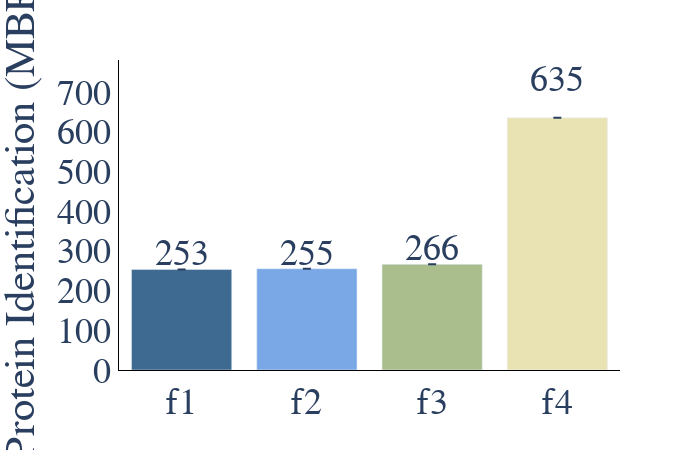

Notebook source saved alongside this figure:
### Code cell
#ID plot(protein and peptides)
plot_options={
            "mean label": "True",
            "error bar": "ci95", #None, stdev, or ci95
            "X Title": "Conditions",
            "Y Title": "Protein Identification (MBR)",
            "color": ["#3E6990", "#7aa8e6","#AABD8C", "#E9E3B4", "#C6878F", "#fac8d3","#F39B6D",  "pink",
                  "orange", "brown", "pink", "gray", "olive", "cyan", "black","red",
                  "yellow","green","blue","indigo","violet"],
            "width": 700,
            "height": 450,
            "font": dict(size=36, family="Arial black"),
            "ID mode": "total",#grouped, total, MS2, grouped_stacked, stacked
            "Group By X": "Conditions", #ID_Mode does MS2 vs MBR
            "Group By Color": "Analysis Program",#ID_Mode does MS2 vs MBR
            "Group By Stack": "ID_Mode",#ID_Mode does MS2 vs MBR
        }
plot_options["plot_type"] = "1" # 1 is protein, 2 is peptide

# display(data_obj["peptide_ID_Summary"])
# pd.merge(data_obj["peptide_ID_Summary"],data_obj["run_metadata"]).to_csv("csv/pep.csv")
# display(data_obj["run_metadata"])
display(data_obj["protein_ID_Summary"])
# pd.merge(data_obj["protein_ID_Summary"],data_obj["run_metadata"]).to_csv("csv/pep.csv")

figure ,_ ,_ =plotter.ID_plots(data_obj, plot_options, saved_settings,username="20min_compareSN")
figure.update_layout(showlegend=False,xaxis_title=None)
figure.write_image("20min_compareSN_IDs.png", scale=10, width = 1000, height=700)
figure.show()

### Figure 1 — Plotly figure (JSON) as saved in the notebook; plotly's stock layout.template omitted (floating-point values rounded to 4 significant figures)
{"data": [{"alignmentgroup": "True", "error_y": {"array": [null]}, "hovertemplate": "Conditions=%{x}<br>IDs=%{y}<extra></extra>", "legendgroup": "f1", "marker": {"color": "#3E6990", "pattern": {"shape": ""}}, "name": "f1", "offsetgroup": "f1", "orientation": "v", "showlegend": true, "textposition": "auto", "type": "bar", "x": ["f1"], "xaxis": "x", "y": [253], "yaxis": "y"}, {"alignmentgroup": "True", "error_y": {"array": [null]}, "hovertemplate": "Conditions=%{x}<br>IDs=%{y}<extra></extra>", "legendgroup": "f2", "marker": {"color": "#7aa8e6", "pattern": {"shape": ""}}, "name": "f2", "offsetgroup": "f2", "orientation": "v", "showlegend": true, "textposition": "auto", "type": "bar", "x": ["f2"], "xaxis": "x", "y": [255], "yaxis": "y"}, {"alignmentgroup": "True", "error_y": {"array": [null]}, "hovertemplate": "Conditions=%{x}<br>IDs=%{y}<extra></extra>", "legendgroup": "f3", "marker": {"color": "#AABD8C", "pattern": {"shape": ""}}, "name": "f3", "offsetgroup": "f3", "orientation": "v", "showlegend": true, "textposition": "auto", "type": "bar", "x": ["f3"], "xaxis": "x", "y": [266], "yaxis": "y"}, {"alignmentgroup": "True", "error_y": {"array": [null]}, "hovertemplate": "Conditions=%{x}<br>IDs=%{y}<extra></extra>", "legendgroup": "f4", "marker": {"color": "#E9E3B4", "pattern": {"shape": ""}}, "name": "f4", "offsetgroup": "f4", "orientation": "v", "showlegend": true, "textposition": "auto", "type": "bar", "x": ["f4"], "xaxis": "x", "y": [635], "yaxis": "y"}], "layout": {"annotations": [{"showarrow": false, "text": "253", "x": "f1", "y": 290.9}, {"showarrow": false, "text": "255", "x": "f2", "y": 293.2}, {"showarrow": false, "text": "266", "x": "f3", "y": 305.9}, {"showarrow": false, "text": "635", "x": "f4", "y": 730.2}], "barmode": "relative", "font": {"family": "Arial black", "size": 36}, "height": 450, "legend": {"title": {"text": "Conditions"}, "tracegroupgap": 0}, "margin": {"t": 60}, "paper_bgcolor": "rgba(255, 255, 255, 255)", "plot_bgcolor": "rgba(255, 255, 255, 255)", "showlegend": false, "width": 700, "xaxis": {"anchor": "y", "categoryarray": ["f1", "f2", "f3", "f4"], "categoryorder": "array", "domain": [0, 1], "linecolor": "black", "linewidth": 1, "showline": true, "title": {}}, "yaxis": {"anchor": "x", "domain": [0, 1], "linecolor": "black", "linewidth": 1, "showline": true, "title": {"text": "Protein Identification (MBR)"}}}}
